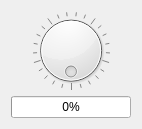
<?xml version="1.0" encoding="UTF-8"?>
<ui version="4.0">
 <class>Widget</class>
 <widget class="QWidget" name="Widget">
  <property name="geometry">
   <rect>
    <x>0</x>
    <y>0</y>
    <width>142</width>
    <height>129</height>
   </rect>
  </property>
  <property name="windowTitle">
   <string>Widget</string>
  </property>
  <layout class="QVBoxLayout" name="verticalLayout_2">
   <item>
    <layout class="QVBoxLayout" name="verticalLayout">
     <item>
      <widget class="QDial" name="dial">
       <property name="maximum">
        <number>100</number>
       </property>
       <property name="wrapping">
        <bool>true</bool>
       </property>
       <property name="notchesVisible">
        <bool>true</bool>
       </property>
      </widget>
     </item>
     <item>
      <widget class="QProgressBar" name="progressBar">
       <property name="value">
        <number>0</number>
       </property>
      </widget>
     </item>
    </layout>
   </item>
  </layout>
 </widget>
 <resources/>
 <connections>
  <connection>
   <sender>dial</sender>
   <signal>valueChanged(int)</signal>
   <receiver>progressBar</receiver>
   <slot>setValue(int)</slot>
   <hints>
    <hint type="sourcelabel">
     <x>320</x>
     <y>176</y>
    </hint>
    <hint type="destinationlabel">
     <x>325</x>
     <y>249</y>
    </hint>
   </hints>
  </connection>
 </connections>
</ui>
